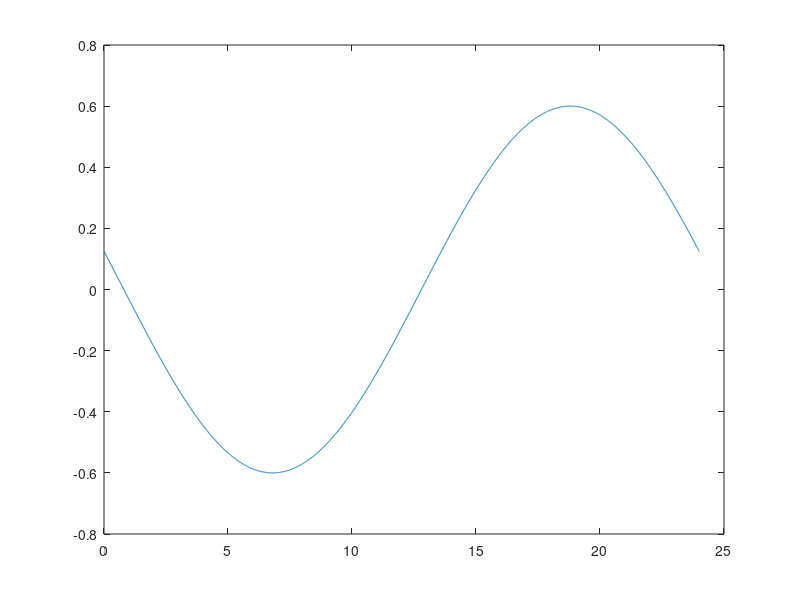

Write MATLAB code to recreate this figure. (Note: this script raises an error after producing the figure.)
% Oppgave 1 a)
% Skriptet plotter funksjonen f linjen y = 0.4. 

x=0:0.01:24;
f=0.6*cos(pi/12 * (x + 5.2));
plot(x,f)
yline(0.4)
grid on
hold on
set (gca,'fontsize',16)
xlabel('x')
ylabel('f(x)')

% Likningen f(x) = 0.4 ser ut til å ha løsningene
% ca x = 15.6 og x = 22


% Oppgave 1 b)
% Funksjonen er ikke én-entydig fordi x vil få flere løsninger dersom vi
% setter opp likningen likningen y = f(x) og finner x. 
% Vi kan også se av grafen at dersom den speiles, vil den ikke lenger være
% entydig. 


% Oppgave 1 c) Fant løsningene x1 = 22.0127 og x2 = 15.5873
%(Se utregning på ark).
% Plotter dem inn: 

x1=22.0127;
x2=15.5873;
plot(x1,0.4,'ro')
plot(x2,0.4,'ro')
legend('0.6*cos(pi/12 * (x + 5.2))', 'y=4,', 'Løsningene')
hold off

